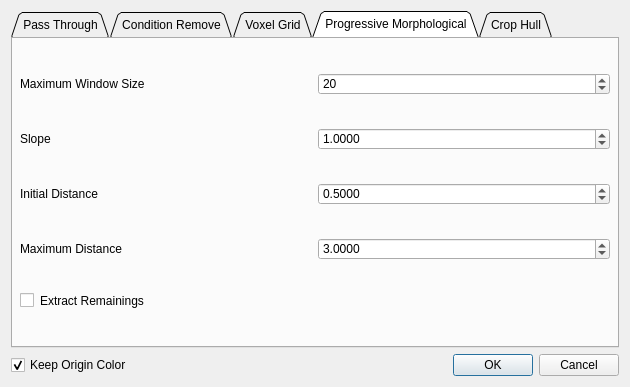
<?xml version="1.0" encoding="UTF-8"?>
<ui version="4.0">
 <class>GeneralFiltersDlg</class>
 <widget class="QDialog" name="GeneralFiltersDlg">
  <property name="geometry">
   <rect>
    <x>0</x>
    <y>0</y>
    <width>630</width>
    <height>387</height>
   </rect>
  </property>
  <property name="sizePolicy">
   <sizepolicy hsizetype="Fixed" vsizetype="Fixed">
    <horstretch>0</horstretch>
    <verstretch>0</verstretch>
   </sizepolicy>
  </property>
  <property name="windowTitle">
   <string>General Filters</string>
  </property>
  <property name="windowIcon">
   <iconset resource="../../../qPCL.qrc">
    <normaloff>:/toolbar/PclAlgorithms/icons/generalFilter.png</normaloff>:/toolbar/PclAlgorithms/icons/generalFilter.png</iconset>
  </property>
  <layout class="QGridLayout" name="gridLayout">
   <item row="0" column="0" colspan="2">
    <widget class="QTabWidget" name="tab">
     <property name="autoFillBackground">
      <bool>false</bool>
     </property>
     <property name="styleSheet">
      <string notr="true">border-color: rgb(57, 143, 255);</string>
     </property>
     <property name="tabShape">
      <enum>QTabWidget::Triangular</enum>
     </property>
     <property name="currentIndex">
      <number>3</number>
     </property>
     <property name="elideMode">
      <enum>Qt::ElideNone</enum>
     </property>
     <property name="usesScrollButtons">
      <bool>true</bool>
     </property>
     <property name="documentMode">
      <bool>false</bool>
     </property>
     <property name="tabBarAutoHide">
      <bool>false</bool>
     </property>
     <widget class="QWidget" name="passThroughTab">
      <attribute name="title">
       <string>Pass Through</string>
      </attribute>
      <layout class="QGridLayout" name="gridLayout_3">
       <item row="1" column="1">
        <widget class="QDoubleSpinBox" name="maxLimitSpinBox">
         <property name="decimals">
          <number>4</number>
         </property>
         <property name="minimum">
          <double>-100000.000000000000000</double>
         </property>
         <property name="maximum">
          <double>1000.000000000000000</double>
         </property>
         <property name="singleStep">
          <double>0.010000000000000</double>
         </property>
         <property name="value">
          <double>1.300000000000000</double>
         </property>
        </widget>
       </item>
       <item row="1" column="0">
        <widget class="QLabel" name="label_27">
         <property name="text">
          <string>Maximum Limit</string>
         </property>
        </widget>
       </item>
       <item row="3" column="0" colspan="2">
        <widget class="QGroupBox" name="groupBox_5">
         <property name="title">
          <string>Filter Field</string>
         </property>
         <layout class="QHBoxLayout" name="horizontalLayout_3">
          <item>
           <widget class="QRadioButton" name="curvaturePassRadioButton">
            <property name="text">
             <string>curvature</string>
            </property>
            <property name="checked">
             <bool>true</bool>
            </property>
            <attribute name="buttonGroup">
             <string notr="true">buttonGroup_2</string>
            </attribute>
           </widget>
          </item>
          <item>
           <widget class="QRadioButton" name="xPassRadioButton">
            <property name="text">
             <string>x</string>
            </property>
            <attribute name="buttonGroup">
             <string notr="true">buttonGroup_2</string>
            </attribute>
           </widget>
          </item>
          <item>
           <widget class="QRadioButton" name="yPassRadioButton">
            <property name="text">
             <string>y</string>
            </property>
            <attribute name="buttonGroup">
             <string notr="true">buttonGroup_2</string>
            </attribute>
           </widget>
          </item>
          <item>
           <widget class="QRadioButton" name="zPassRadioButton">
            <property name="text">
             <string>z</string>
            </property>
            <attribute name="buttonGroup">
             <string notr="true">buttonGroup_2</string>
            </attribute>
           </widget>
          </item>
         </layout>
        </widget>
       </item>
       <item row="0" column="1">
        <widget class="QDoubleSpinBox" name="minLimitSpinBox">
         <property name="layoutDirection">
          <enum>Qt::LeftToRight</enum>
         </property>
         <property name="decimals">
          <number>4</number>
         </property>
         <property name="minimum">
          <double>-100000.000000000000000</double>
         </property>
         <property name="maximum">
          <double>10000000.000000000000000</double>
         </property>
         <property name="singleStep">
          <double>0.010000000000000</double>
         </property>
         <property name="value">
          <double>0.300000000000000</double>
         </property>
        </widget>
       </item>
       <item row="0" column="0">
        <widget class="QLabel" name="label_26">
         <property name="text">
          <string>Minimum Limit</string>
         </property>
        </widget>
       </item>
       <item row="4" column="0">
        <spacer name="verticalSpacer">
         <property name="orientation">
          <enum>Qt::Vertical</enum>
         </property>
         <property name="sizeHint" stdset="0">
          <size>
           <width>20</width>
           <height>40</height>
          </size>
         </property>
        </spacer>
       </item>
      </layout>
     </widget>
     <widget class="QWidget" name="conditionRemoveTab">
      <property name="contextMenuPolicy">
       <enum>Qt::DefaultContextMenu</enum>
      </property>
      <property name="autoFillBackground">
       <bool>false</bool>
      </property>
      <attribute name="title">
       <string>Condition Remove</string>
      </attribute>
      <layout class="QGridLayout" name="gridLayout_6">
       <item row="0" column="4">
        <widget class="QDoubleSpinBox" name="maxMagnitudeSpinBox">
         <property name="decimals">
          <number>4</number>
         </property>
         <property name="minimum">
          <double>-10000.000000000000000</double>
         </property>
         <property name="maximum">
          <double>1000.000000000000000</double>
         </property>
         <property name="singleStep">
          <double>0.010000000000000</double>
         </property>
         <property name="value">
          <double>1.300000000000000</double>
         </property>
        </widget>
       </item>
       <item row="0" column="0">
        <widget class="QLabel" name="label_14">
         <property name="text">
          <string>Minimum Magnitude</string>
         </property>
        </widget>
       </item>
       <item row="1" column="0" colspan="5">
        <widget class="QGroupBox" name="groupBox_3">
         <property name="title">
          <string>Comparison Field</string>
         </property>
         <layout class="QHBoxLayout" name="horizontalLayout">
          <item>
           <widget class="QRadioButton" name="curvatureRadioButton">
            <property name="text">
             <string>curvature</string>
            </property>
            <property name="checked">
             <bool>true</bool>
            </property>
            <attribute name="buttonGroup">
             <string notr="true">buttonGroup</string>
            </attribute>
           </widget>
          </item>
          <item>
           <widget class="QRadioButton" name="xRadioButton">
            <property name="text">
             <string>x</string>
            </property>
            <attribute name="buttonGroup">
             <string notr="true">buttonGroup</string>
            </attribute>
           </widget>
          </item>
          <item>
           <widget class="QRadioButton" name="yRadioButton">
            <property name="text">
             <string>y</string>
            </property>
            <attribute name="buttonGroup">
             <string notr="true">buttonGroup</string>
            </attribute>
           </widget>
          </item>
          <item>
           <widget class="QRadioButton" name="zRadioButton">
            <property name="text">
             <string>z</string>
            </property>
            <attribute name="buttonGroup">
             <string notr="true">buttonGroup</string>
            </attribute>
           </widget>
          </item>
         </layout>
        </widget>
       </item>
       <item row="0" column="3">
        <widget class="QLabel" name="label_15">
         <property name="text">
          <string>Maximum Magnitude</string>
         </property>
        </widget>
       </item>
       <item row="0" column="1">
        <widget class="QDoubleSpinBox" name="minMagnitudeSpinBox">
         <property name="decimals">
          <number>4</number>
         </property>
         <property name="minimum">
          <double>-100000.000000000000000</double>
         </property>
         <property name="maximum">
          <double>1000.000000000000000</double>
         </property>
         <property name="singleStep">
          <double>0.010000000000000</double>
         </property>
         <property name="value">
          <double>0.300000000000000</double>
         </property>
        </widget>
       </item>
       <item row="2" column="0" colspan="5">
        <widget class="QGroupBox" name="groupBox_4">
         <property name="title">
          <string>Comparison Type</string>
         </property>
         <layout class="QHBoxLayout" name="horizontalLayout_2">
          <item>
           <widget class="QCheckBox" name="greaterCheckBox">
            <property name="text">
             <string>Greater</string>
            </property>
            <property name="checked">
             <bool>true</bool>
            </property>
           </widget>
          </item>
          <item>
           <widget class="QCheckBox" name="lessThanCheckBox">
            <property name="text">
             <string>less Than</string>
            </property>
           </widget>
          </item>
          <item>
           <widget class="QCheckBox" name="equalCheckBox">
            <property name="text">
             <string>Equal</string>
            </property>
           </widget>
          </item>
         </layout>
        </widget>
       </item>
       <item row="0" column="2">
        <spacer name="horizontalSpacer_2">
         <property name="orientation">
          <enum>Qt::Horizontal</enum>
         </property>
         <property name="sizeHint" stdset="0">
          <size>
           <width>40</width>
           <height>20</height>
          </size>
         </property>
        </spacer>
       </item>
      </layout>
     </widget>
     <widget class="QWidget" name="voxelGridTab">
      <attribute name="title">
       <string>Voxel Grid</string>
      </attribute>
      <layout class="QGridLayout" name="gridLayout_4">
       <item row="5" column="0" colspan="2">
        <widget class="QLabel" name="label_10">
         <property name="text">
          <string/>
         </property>
        </widget>
       </item>
       <item row="0" column="0" colspan="4">
        <widget class="QLabel" name="label_9">
         <property name="text">
          <string/>
         </property>
        </widget>
       </item>
       <item row="2" column="2">
        <spacer name="verticalSpacer_2">
         <property name="orientation">
          <enum>Qt::Vertical</enum>
         </property>
         <property name="sizeHint" stdset="0">
          <size>
           <width>20</width>
           <height>40</height>
          </size>
         </property>
        </spacer>
       </item>
       <item row="1" column="0" colspan="4">
        <widget class="QTextBrowser" name="textBrowser">
         <property name="html">
          <string>&lt;!DOCTYPE HTML PUBLIC &quot;-//W3C//DTD HTML 4.0//EN&quot; &quot;http://www.w3.org/TR/REC-html40/strict.dtd&quot;&gt;
&lt;html&gt;&lt;head&gt;&lt;meta name=&quot;qrichtext&quot; content=&quot;1&quot; /&gt;&lt;style type=&quot;text/css&quot;&gt;
p, li { white-space: pre-wrap; }
&lt;/style&gt;&lt;/head&gt;&lt;body style=&quot; font-family:'SimSun'; font-size:9pt; font-weight:400; font-style:normal;&quot;&gt;
&lt;p align=&quot;center&quot; style=&quot; margin-top:12px; margin-bottom:12px; margin-left:0px; margin-right:0px; -qt-block-indent:0; text-indent:0px;&quot;&gt;&lt;span style=&quot; font-family:'SimSun'; font-weight:600;&quot;&gt;VoxelGrid assembles a local 3D grid over a given PointCloud, and downsamples + filters the data.&lt;/span&gt;&lt;/p&gt;
&lt;p style=&quot; margin-top:12px; margin-bottom:12px; margin-left:0px; margin-right:0px; -qt-block-indent:0; text-indent:0px;&quot;&gt;&lt;span style=&quot; font-family:'SimSun'; color:#55aa00;&quot;&gt;The VoxelGrid class creates a *3D voxel grid* (think about a voxel grid as a set of tiny 3D boxes in space) over the input point cloud data. Then, in each *voxel* (i.e., 3D box), all the points present will be approximated (i.e., *downsampled*) with their centroid. This approach is a bit slower than approximating them with the center of the voxel, but it represents the underlying surface more accurately.&lt;/span&gt;&lt;/p&gt;&lt;/body&gt;&lt;/html&gt;</string>
         </property>
        </widget>
       </item>
       <item row="4" column="1">
        <widget class="QDoubleSpinBox" name="leafSizeSpinBox">
         <property name="enabled">
          <bool>true</bool>
         </property>
         <property name="decimals">
          <number>4</number>
         </property>
         <property name="minimum">
          <double>0.001000000000000</double>
         </property>
         <property name="maximum">
          <double>10000.000000000000000</double>
         </property>
         <property name="singleStep">
          <double>0.100000000000000</double>
         </property>
         <property name="value">
          <double>0.010000000000000</double>
         </property>
        </widget>
       </item>
       <item row="4" column="0">
        <widget class="QLabel" name="label_17">
         <property name="text">
          <string>Leaf Size</string>
         </property>
        </widget>
       </item>
      </layout>
     </widget>
     <widget class="QWidget" name="progressiveMorphologicalTab">
      <attribute name="title">
       <string>Progressive Morphological</string>
      </attribute>
      <layout class="QGridLayout" name="gridLayout_5">
       <item row="0" column="0">
        <widget class="QLabel" name="label_12">
         <property name="text">
          <string>Maximum Window Size</string>
         </property>
        </widget>
       </item>
       <item row="2" column="0">
        <widget class="QLabel" name="label_16">
         <property name="text">
          <string>Initial Distance</string>
         </property>
        </widget>
       </item>
       <item row="1" column="0">
        <widget class="QLabel" name="label_8">
         <property name="text">
          <string>Slope</string>
         </property>
        </widget>
       </item>
       <item row="1" column="1">
        <widget class="QDoubleSpinBox" name="slopeSpinBox">
         <property name="decimals">
          <number>4</number>
         </property>
         <property name="minimum">
          <double>0.001000000000000</double>
         </property>
         <property name="maximum">
          <double>1000.000000000000000</double>
         </property>
         <property name="singleStep">
          <double>0.010000000000000</double>
         </property>
         <property name="value">
          <double>1.000000000000000</double>
         </property>
        </widget>
       </item>
       <item row="3" column="0">
        <widget class="QLabel" name="label_13">
         <property name="text">
          <string>Maximum Distance</string>
         </property>
        </widget>
       </item>
       <item row="2" column="1">
        <widget class="QDoubleSpinBox" name="initialDistanceSpinBox">
         <property name="decimals">
          <number>4</number>
         </property>
         <property name="minimum">
          <double>0.001000000000000</double>
         </property>
         <property name="maximum">
          <double>1000.000000000000000</double>
         </property>
         <property name="singleStep">
          <double>0.010000000000000</double>
         </property>
         <property name="value">
          <double>0.500000000000000</double>
         </property>
        </widget>
       </item>
       <item row="0" column="1">
        <widget class="QSpinBox" name="maxWindowSizeSpinBox">
         <property name="maximum">
          <number>10000</number>
         </property>
         <property name="value">
          <number>20</number>
         </property>
        </widget>
       </item>
       <item row="3" column="1">
        <widget class="QDoubleSpinBox" name="maxDistanceSpinBox">
         <property name="decimals">
          <number>4</number>
         </property>
         <property name="minimum">
          <double>0.001000000000000</double>
         </property>
         <property name="maximum">
          <double>1000.000000000000000</double>
         </property>
         <property name="singleStep">
          <double>0.010000000000000</double>
         </property>
         <property name="value">
          <double>3.000000000000000</double>
         </property>
        </widget>
       </item>
       <item row="4" column="0">
        <widget class="QCheckBox" name="extractRemainingCheckBox">
         <property name="text">
          <string>Extract Remainings</string>
         </property>
        </widget>
       </item>
      </layout>
     </widget>
     <widget class="QWidget" name="cropHullTab">
      <attribute name="title">
       <string>Crop Hull</string>
      </attribute>
      <layout class="QGridLayout" name="gridLayout_2">
       <item row="3" column="0" colspan="2">
        <widget class="QLabel" name="label_32">
         <property name="text">
          <string>Right Bottom Corner</string>
         </property>
        </widget>
       </item>
       <item row="1" column="0" colspan="2">
        <widget class="QLabel" name="label_30">
         <property name="text">
          <string>Right Top Corner</string>
         </property>
        </widget>
       </item>
       <item row="1" column="3" colspan="2">
        <widget class="QDoubleSpinBox" name="rtyDoubleSpinBox">
         <property name="prefix">
          <string notr="true">Y: </string>
         </property>
         <property name="decimals">
          <number>8</number>
         </property>
         <property name="minimum">
          <double>-1000000000.000000000000000</double>
         </property>
         <property name="maximum">
          <double>1000000000.000000000000000</double>
         </property>
         <property name="value">
          <double>0.100000000000000</double>
         </property>
        </widget>
       </item>
       <item row="0" column="5">
        <widget class="QDoubleSpinBox" name="ltzDoubleSpinBox">
         <property name="prefix">
          <string notr="true">Z: </string>
         </property>
         <property name="decimals">
          <number>8</number>
         </property>
         <property name="minimum">
          <double>-1000000000.000000000000000</double>
         </property>
         <property name="maximum">
          <double>1000000000.000000000000000</double>
         </property>
        </widget>
       </item>
       <item row="0" column="0" colspan="2">
        <widget class="QLabel" name="label_29">
         <property name="text">
          <string>Left Top Corner</string>
         </property>
        </widget>
       </item>
       <item row="5" column="0">
        <widget class="QLabel" name="label_28">
         <property name="text">
          <string>Dimension</string>
         </property>
        </widget>
       </item>
       <item row="2" column="3" colspan="2">
        <widget class="QDoubleSpinBox" name="lbyDoubleSpinBox">
         <property name="prefix">
          <string notr="true">Y: </string>
         </property>
         <property name="decimals">
          <number>8</number>
         </property>
         <property name="minimum">
          <double>-1000000000.000000000000000</double>
         </property>
         <property name="maximum">
          <double>1000000000.000000000000000</double>
         </property>
         <property name="value">
          <double>-0.100000000000000</double>
         </property>
        </widget>
       </item>
       <item row="3" column="3" colspan="2">
        <widget class="QDoubleSpinBox" name="rbyDoubleSpinBox">
         <property name="prefix">
          <string notr="true">Y: </string>
         </property>
         <property name="decimals">
          <number>8</number>
         </property>
         <property name="minimum">
          <double>-1000000000.000000000000000</double>
         </property>
         <property name="maximum">
          <double>1000000000.000000000000000</double>
         </property>
         <property name="value">
          <double>-0.100000000000000</double>
         </property>
        </widget>
       </item>
       <item row="5" column="3" colspan="3">
        <widget class="QComboBox" name="polylineComboBox">
         <property name="enabled">
          <bool>false</bool>
         </property>
         <property name="sizePolicy">
          <sizepolicy hsizetype="Expanding" vsizetype="Fixed">
           <horstretch>0</horstretch>
           <verstretch>0</verstretch>
          </sizepolicy>
         </property>
         <property name="toolTip">
          <string>Points belonging to class #1 </string>
         </property>
        </widget>
       </item>
       <item row="1" column="5">
        <widget class="QDoubleSpinBox" name="rtzDoubleSpinBox">
         <property name="prefix">
          <string notr="true">Z: </string>
         </property>
         <property name="decimals">
          <number>8</number>
         </property>
         <property name="minimum">
          <double>-1000000000.000000000000000</double>
         </property>
         <property name="maximum">
          <double>1000000000.000000000000000</double>
         </property>
        </widget>
       </item>
       <item row="5" column="2">
        <widget class="QCheckBox" name="selectPolylineCheckBox">
         <property name="enabled">
          <bool>true</bool>
         </property>
         <property name="text">
          <string>select from polylines</string>
         </property>
        </widget>
       </item>
       <item row="5" column="1">
        <widget class="QSpinBox" name="dimensionSpinBox">
         <property name="minimum">
          <number>2</number>
         </property>
         <property name="maximum">
          <number>3</number>
         </property>
         <property name="value">
          <number>2</number>
         </property>
        </widget>
       </item>
       <item row="2" column="2">
        <widget class="QDoubleSpinBox" name="lbxDoubleSpinBox">
         <property name="prefix">
          <string notr="true">X: </string>
         </property>
         <property name="decimals">
          <number>8</number>
         </property>
         <property name="minimum">
          <double>-1000000000.000000000000000</double>
         </property>
         <property name="maximum">
          <double>1000000000.000000000000000</double>
         </property>
         <property name="value">
          <double>-0.100000000000000</double>
         </property>
        </widget>
       </item>
       <item row="2" column="0" colspan="2">
        <widget class="QLabel" name="label_31">
         <property name="text">
          <string>Left Bottom Corner</string>
         </property>
        </widget>
       </item>
       <item row="1" column="2">
        <widget class="QDoubleSpinBox" name="rtxDoubleSpinBox">
         <property name="prefix">
          <string notr="true">X: </string>
         </property>
         <property name="decimals">
          <number>8</number>
         </property>
         <property name="minimum">
          <double>-1000000000.000000000000000</double>
         </property>
         <property name="maximum">
          <double>1000000000.000000000000000</double>
         </property>
         <property name="value">
          <double>0.100000000000000</double>
         </property>
        </widget>
       </item>
       <item row="2" column="5">
        <widget class="QDoubleSpinBox" name="lbzDoubleSpinBox">
         <property name="prefix">
          <string notr="true">Z: </string>
         </property>
         <property name="decimals">
          <number>8</number>
         </property>
         <property name="minimum">
          <double>-1000000000.000000000000000</double>
         </property>
         <property name="maximum">
          <double>1000000000.000000000000000</double>
         </property>
        </widget>
       </item>
       <item row="0" column="3" colspan="2">
        <widget class="QDoubleSpinBox" name="ltyDoubleSpinBox">
         <property name="prefix">
          <string notr="true">Y: </string>
         </property>
         <property name="decimals">
          <number>8</number>
         </property>
         <property name="minimum">
          <double>-1000000000.000000000000000</double>
         </property>
         <property name="maximum">
          <double>1000000000.000000000000000</double>
         </property>
         <property name="value">
          <double>0.100000000000000</double>
         </property>
        </widget>
       </item>
       <item row="0" column="2">
        <widget class="QDoubleSpinBox" name="ltxDoubleSpinBox">
         <property name="prefix">
          <string notr="true">X: </string>
         </property>
         <property name="decimals">
          <number>8</number>
         </property>
         <property name="minimum">
          <double>-1000000000.000000000000000</double>
         </property>
         <property name="maximum">
          <double>1000000000.000000000000000</double>
         </property>
         <property name="value">
          <double>-0.100000000000000</double>
         </property>
        </widget>
       </item>
       <item row="3" column="2">
        <widget class="QDoubleSpinBox" name="rbxDoubleSpinBox">
         <property name="prefix">
          <string notr="true">X: </string>
         </property>
         <property name="decimals">
          <number>8</number>
         </property>
         <property name="minimum">
          <double>-1000000000.000000000000000</double>
         </property>
         <property name="maximum">
          <double>1000000000.000000000000000</double>
         </property>
         <property name="value">
          <double>0.100000000000000</double>
         </property>
        </widget>
       </item>
       <item row="3" column="5">
        <widget class="QDoubleSpinBox" name="rbzDoubleSpinBox">
         <property name="prefix">
          <string notr="true">Z: </string>
         </property>
         <property name="decimals">
          <number>8</number>
         </property>
         <property name="minimum">
          <double>-1000000000.000000000000000</double>
         </property>
         <property name="maximum">
          <double>1000000000.000000000000000</double>
         </property>
        </widget>
       </item>
      </layout>
     </widget>
    </widget>
   </item>
   <item row="1" column="0">
    <widget class="QCheckBox" name="keepColorCheckBox">
     <property name="text">
      <string>Keep Origin Color</string>
     </property>
     <property name="checked">
      <bool>true</bool>
     </property>
    </widget>
   </item>
   <item row="1" column="1">
    <widget class="QDialogButtonBox" name="buttonBox">
     <property name="orientation">
      <enum>Qt::Horizontal</enum>
     </property>
     <property name="standardButtons">
      <set>QDialogButtonBox::Cancel|QDialogButtonBox::Ok</set>
     </property>
    </widget>
   </item>
  </layout>
 </widget>
 <resources>
  <include location="../../../qPCL.qrc"/>
 </resources>
 <connections>
  <connection>
   <sender>buttonBox</sender>
   <signal>rejected()</signal>
   <receiver>GeneralFiltersDlg</receiver>
   <slot>reject()</slot>
   <hints>
    <hint type="sourcelabel">
     <x>260</x>
     <y>120</y>
    </hint>
    <hint type="destinationlabel">
     <x>280</x>
     <y>118</y>
    </hint>
   </hints>
  </connection>
  <connection>
   <sender>buttonBox</sender>
   <signal>accepted()</signal>
   <receiver>GeneralFiltersDlg</receiver>
   <slot>accept()</slot>
   <hints>
    <hint type="sourcelabel">
     <x>218</x>
     <y>114</y>
    </hint>
    <hint type="destinationlabel">
     <x>157</x>
     <y>118</y>
    </hint>
   </hints>
  </connection>
  <connection>
   <sender>selectPolylineCheckBox</sender>
   <signal>toggled(bool)</signal>
   <receiver>polylineComboBox</receiver>
   <slot>setEnabled(bool)</slot>
   <hints>
    <hint type="sourcelabel">
     <x>136</x>
     <y>229</y>
    </hint>
    <hint type="destinationlabel">
     <x>379</x>
     <y>229</y>
    </hint>
   </hints>
  </connection>
 </connections>
 <buttongroups>
  <buttongroup name="buttonGroup"/>
  <buttongroup name="buttonGroup_2"/>
 </buttongroups>
</ui>
